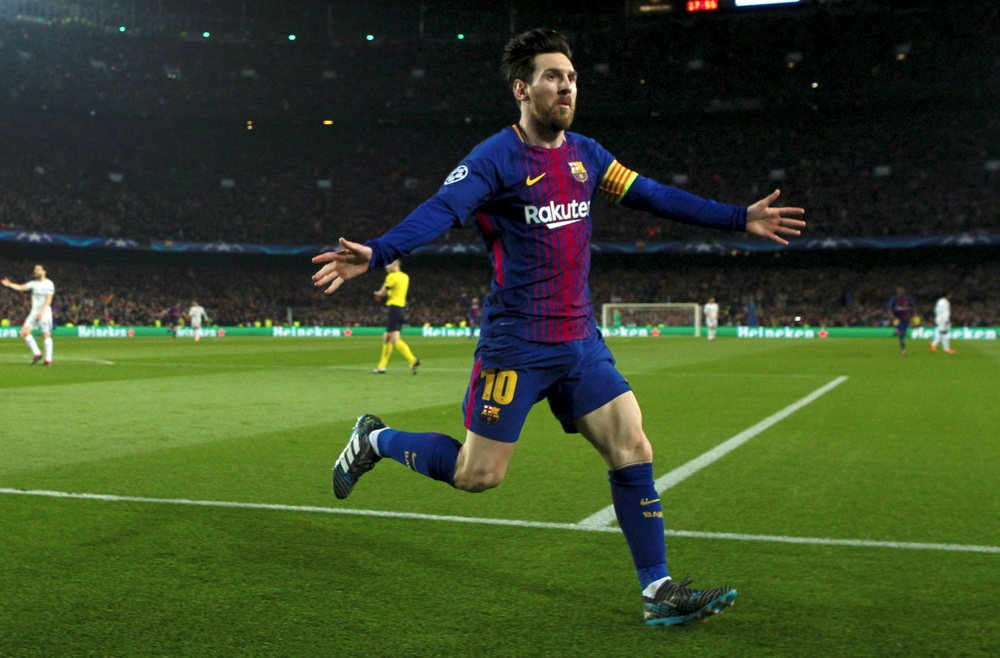
#> input picture imagenes/messi.jpg, 1000 x 658 px, shrunk from 3570 x 2348 before the run
$ python e1.py
#> lines starting #> are read from the running program, lines starting #| are printed output that depends on the picture; after the words box and inside, x2 and y2 are one past the last pixel; in counts of white or black regions, pixels touching at a corner belong together
### p1-operadores-puntuales-histogramas/VisionImage.py
import cv2
import numpy as np

class VisionImage:
  def __init__(self, img):
    self.img = np.uint8(img)

  def add(self, other): # without saturation
    return VisionImage(self.img + other.img)

  def substract(self, other):
    return VisionImage(self.img - other.img)

  def multiply(self, other):
    return VisionImage(np.multiply(self.img, other.img))

  def scalar(self, n):
    return VisionImage(self.img * n)

  def compress(self):
    r = np.max(self.img)
    c = 255 / np.log(r+1);
    compressed = c * np.log(self.img + 1)
    return VisionImage(compressed)

  def negative(self):
    white = VisionImage(np.full(self.img.shape, 255))
    return white.substract(self)

  def threshold(self, p):
    return VisionImage(np.where(self.img < p, 0, 255))

  def hist(self):
    h = np.zeros(256);
    n, m = self.img.shape;
    for i in range(0, n - 1):
      for j in range(0, m - 1):
        h[self.img[i,j]] += 1
    return h

  def contrast(self, p, e):
    return VisionImage(np.where(self.img > p, self.img * e, self.img / e))

  def ecualize(self):
    n, m = self.img.shape;
    res = np.zeros((n, m));
    probOrig = self.hist() / (m * n);
    acumOrig = np.cumsum(probOrig);
    acumEq = np.cumsum(np.full(256, 1)) / 256;
    transform = np.zeros(256);
    for k in range(0, 255):
      for i in range(0, 255):
        diff = acumEq[255 - i] - acumOrig[k]
        if (diff > 0):
          transform[k] = 255 - i;
    for i in range(0, m):
      for j in range(0, n):
        res[i, j] = transform[self.img[i, j]];

    return VisionImage(res);

  def bitPlane(self, p):
    n, m = self.img.shape;
    res = np.zeros((n, m));
    for i in range(0, m):
      for j in range(0, n):
        res[i, j] = np.uint8(np.binary_repr(self.img[i, j], 8)[p]);
    return VisionImage(res).threshold(1)

  def save(self, filename):
    cv2.imwrite(filename, self.img)

  def show(self):
    cv2.imshow('Image', self.img)
    cv2.waitKey(0)

### p1-operadores-puntuales-histogramas/e1.py
import cv2
from VisionImage import VisionImage

img = VisionImage(cv2.imread('../imagenes/messi.jpg', 0))
img2 = VisionImage(cv2.imread('../imagenes/china.jpg', 0))
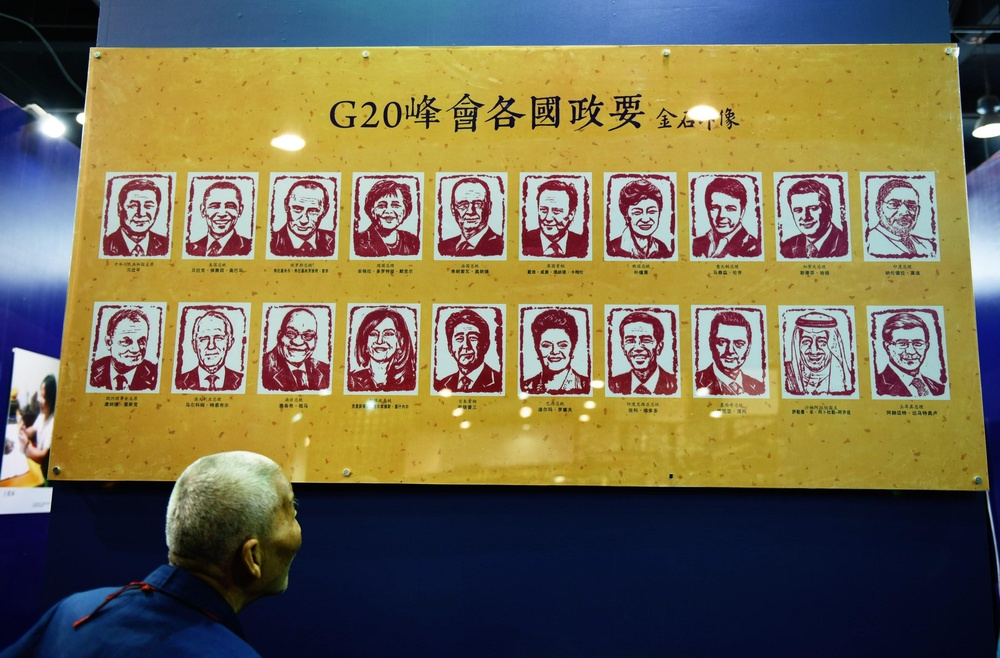
#> input picture imagenes/china.jpg, 1000 x 658 px, shrunk from 3570 x 2348 before the run
img3 = VisionImage(cv2.imread('../imagenes/histograma/Fig10.jpg', 0))
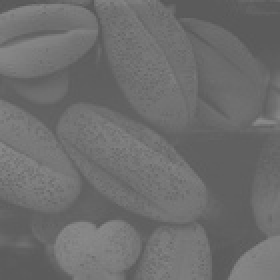
#> input picture imagenes/histograma/Fig10.jpg, 140 x 140 px, shrunk from 500 x 500 before the run (shown 2 times larger)
#> in __init__, self.img is the input picture: shape (140, 140); min 87, max 138, mean 109.1
img4 = VisionImage(cv2.imread('../imagenes/histograma/Fig15.jpg', 0))
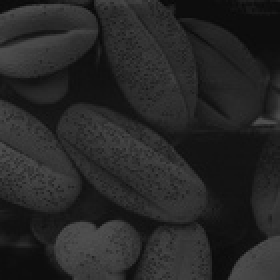
#> input picture imagenes/histograma/Fig15.jpg, 140 x 140 px, shrunk from 500 x 500 before the run (shown 2 times larger)
#> in __init__, self.img is the input picture: shape (140, 140); min 8, max 81, mean 38.7

res = img.add(img)
res.save('1-a-suma.jpg')

res = img.substract(img2)
res.save('1-a-resta.jpg')

res = img.multiply(img)
res.save('1-a-prod.jpg')

res = img.scalar(0.3)
#> in __init__ (call 8), `self.img = np.uint8(img)`:
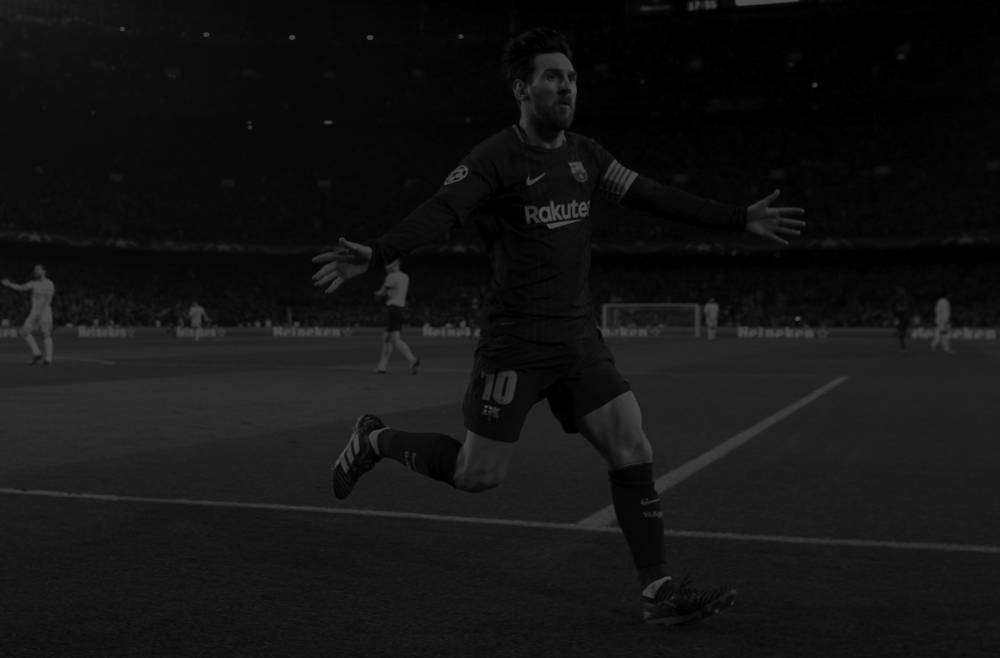
#> self.img: shape (658, 1000); min 0, max 76, mean 19
res.save('1-b-escalar.jpg')

res = img4.compress()
#> in compress, `r = np.max(self.img)`: r = 81
#> in compress, `c = 255 / np.log(r+1);`: c = 57.87
res.save('1-c-compresion.jpg')

res = img.negative();
#> in __init__ (call 10), `self.img = np.uint8(img)`: img: shape (658, 1000) int64; every value is 255
res.save('2-negativo.jpg')

res = img.negative().threshold(170)
#> in __init__ (call 14), `self.img = np.uint8(img)`:
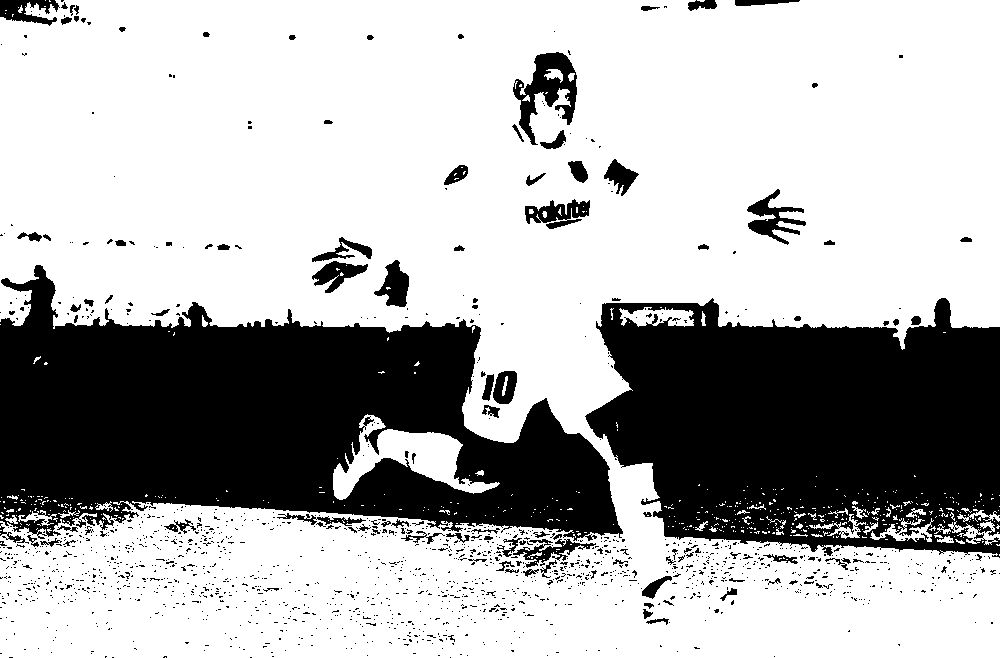
#> img: shape (658, 1000) int64; 69.5% white; 1585 black regions (1476 under 20 px), largest, box (x1, y1, x2, y2) and area: (0, 265, 623, 541) 99531, (585, 298, 1000, 558) 80560, (513, 52, 577, 145) 2476
res.save('3-umbral.jpg')

for i in range(0, 7):
  res = img3.bitPlane(i)
  res.save('4-bitplane-' + str(i) + '.jpg')

res = img3.contrast(110, 1.5)
#> in __init__ (call 29), `self.img = np.uint8(img)`:
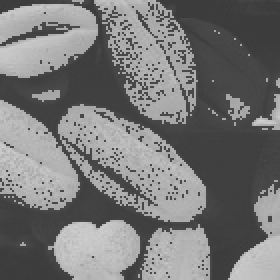
#> img: shape (140, 140) float64 (shown 2 times larger); min 58, max 207, mean 119.7
res.save('4-contraste.jpg')

res = img3.ecualize()
#> after the loop in ecualize, `for i in range(0, m):`:
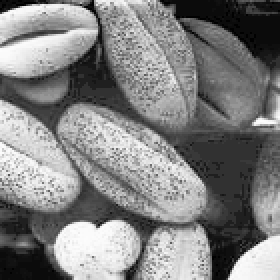
#> res: shape (140, 140) float64 (shown 2 times larger); min 1, max 252, mean 129.3
res.save('7-ecualizacion.jpg')

res = img3.ecualize().ecualize()
res.save('8-ecualizacion-x2.jpg')
